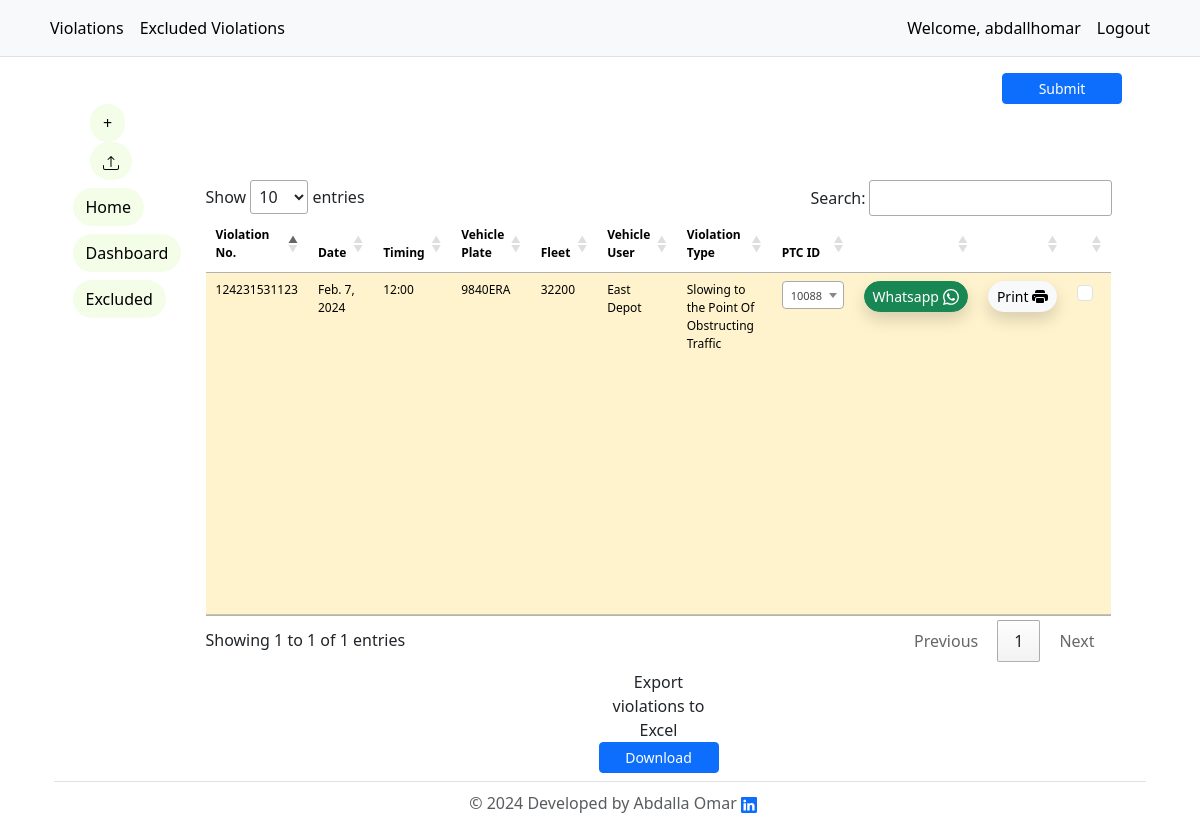
Page /informing_drivers (signed in) on the committed database.
### website/models.py (models this page shows)
class Violation(models.Model):
    violation_id = models.CharField(max_length=255, primary_key=True, blank=False, null=False)
    date = models.DateField()
    time = models.TimeField()
    amount = models.DecimalField(max_digits=8, decimal_places=2)
    violation_type = models.TextField()
    violation_type_arabic = models.TextField()
    vehicle = models.ForeignKey(Vehicle, on_delete=models.CASCADE, default="")
    employee = models.ForeignKey(Employee, on_delete=models.CASCADE, null=True, blank=True, default="")
    pdf = models.ForeignKey(PDF, on_delete=models.CASCADE, null=True, blank=True, default="")
    status= models.CharField(max_length=100,default="normal")

class Vehicle(models.Model):
    fleet_no = models.BigIntegerField()
    vehicle_user = models.CharField(max_length=255)
    plate_eng = models.CharField(max_length=255, primary_key=True)
    plate_ar = models.CharField(max_length=255)
    vehicle_type = models.CharField(max_length=255, default='Bus')

### website/views.py (the view)
# urls.py: path("informing_drivers",views.informing_drivers,name='informing_drivers'),
@login_required(login_url='home')
def informing_drivers(request):
    if request.user.is_authenticated:
        user_groups = request.user.groups.values_list('name', flat=True)  # Assuming user groups are related to vehicles
        if "informing_drivers" in user_groups or "admin" in user_groups:
            violations = Violation.objects.filter(status="driver_assigned")
        else:
            violations = []
    employees = Employee.objects.all()
    vehicles = Vehicle.objects.all()
    violation_types = Violation_Type.objects.all()
    employees_ptc = []
    for employee in employees:
        employees_ptc.append(employee.ptc_id)
    merged_data= []
    for violation in violations:
        vehicle= violation.vehicle
        violation_dict = model_to_dict(violation)
        vehicle_dict = model_to_dict(vehicle)
        if violation.employee:
            employee_dict = model_to_dict(violation.employee)
        else:
            employee_dict = {
                "ptc_id":"",
                "ID_number":None,
                "employee_name":None
            }
        if vehicle:
            merged_data.append({**violation_dict, **vehicle_dict,**employee_dict})
    context = {
        "violations":merged_data,
        "employees_ptc":employees_ptc,
        "violation_types":violation_types
    }
    return render(request,"informing_drivers.html",context)

### website/templates/informing_drivers.html (shortened to what this page needs)
{% extends 'base.html' %} {% block content %}
<div class="container">
  <div class="d-flex justify-content-end" style="margin-right: 3dvw">
    <button
      type="button"
      class="btn btn-primary btn-sm"
      style="width: 10dvw; margin-end: 5dvw"
      id="changeStatusBtn"
    >
      Submit
    </button>
  </div>
  <div class="row d-flex">
    <div id="left_pan" class="col-md-1 ms-5">
      <button
        id="add_new_violation_btn"
        type="button"
        class="btn"
        onclick="show_new_form()"
      >
        +
      </button>
      <button
        type="button"
        class="btn"
        id="upload_btn"
        onclick="show_new_form2()"
      >
      </button>
    </div>
    <div id="" class="row d-flex justify-content-center">
      <div id="center_pan" class="col-md-1 me-5">
        <button type="button" class="btn m-2 d-block">Home</button>
        <button type="button" class="btn m-2 d-block">Dashboard</button>
        <button type="button" class="btn m-2 d-block">Excluded</button>
      </div>
      <div id="table_pan" class="col-md-10">
        <div id="app" class="">
          <table id="vioTable" class="table table-hover" style="height: 50dvh">
            <thead class="sticky-top">
              <tr class="">
                <th scope="col" class="small-text violation_no">
                  Violation No.
                </th>
                <th scope="col" class="small-text date">Date</th>
                <th scope="col" class="small-text timing">Timing</th>
                <th scope="col" class="small-text violation_plate">
                  Vehicle Plate
                </th>
                <th scope="col" class="small-text fleet">Fleet</th>
                <th scope="col" class="small-text vehicle_user">
                  Vehicle User
                </th>
                <th scope="col" class="small-text violation_type">
                  Violation Type
                </th>
                <th scope="col" class="small-text ptc_id">PTC ID</th>
                <th scope="col" class="small-text whatsapp"></th>
                <th scope="col" class="small-text print"></th>
                <th scope="col" class="small-text print"></th>
              </tr>
            </thead>
            <tbody>
              {% for violation in violations %}
              <tr
                onclick="sendPostRequest('{{ violation.violation_id }}','{{violation.employee.ptc_id}}','{{violation.violation_type}}')"
                class="{% if violation.employee and not violation.pdf %}table-warning{% elif violation.pdf %}table-success{% endif %}"
                id="row-{{violation.violation_id}}"
              >
                <td class="small-text">{{ violation.violation_id }}</td>
                <td class="small-text">{{ violation.date }}</td>
                <td class="small-text">{{ violation.time|time:"H:i" }}</td>
                <td class="small-text">{{ violation.plate_eng }}</td>
                <td class="small-text">{{violation.fleet_no}}</td>
                <td class="small-text">{{ violation.vehicle_user}}</td>
                <td class="small-text">{{ violation.violation_type }}</td>
                <td class="small-text" id="row-td-{{violation.violation_id}}">
                                </td>
                <td>
                  <button
                    type="button"
                    class="btn btn-success shadow btn-sm rounded-5"
                  >
                    <div
                      class="d-flex justify-content-center align-items-center"
                    >
                      <span class="me-1">Whatsapp</span>
                    </div>
                  </button>
                </td>
                <td>
                  <button
                    type="button"
                    class="btn btn-light shadow btn-sm rounded-5"
                    onclick="print_doc('{{ violation.violation_id }}')"
                  >
                    <div
                      class="d-flex justify-content-center align-items-center"
                    >
                      <span class="me-1">Print</span>
                    </div>
                  </button>
                </td>
                <td>
                  <div class="form-check">
                    <input
                      class="form-check-input"
                      type="checkbox"
                      value=""
                      id="submitCheck"
                    />
                  </div>
                </td>
              </tr>
              {% endfor %}
            </tbody>
          </table>
        </div>
        <div class="d-flex justify-content-center">
          <form
            id="exportForm"
            action="{% url 'export_violations' %}"
            method="post"
          >
            <div class="mt-2 fixed-width1">
              <div class="d-flex justify-content-center">
                <label for="" class="text-center">
                  Export violations to Excel
                </label>
              </div>
              <div class="d-flex justify-content-center">
                <button
                  type="button"
                  class="btn btn-primary btn-sm w-100"
                  onclick="exportViolations()"
                >
                  Download
                </button>
              </div>
            </div>
          </form>
        </div>
      </div>
    </div>
  </div>
  {% endblock %}

### website/templates/header.html (shortened to what this page needs)
{% load static %}
<nav class="py-2 bg-body-tertiary border-bottom">
  <div class="container d-flex flex-wrap">
    <ul class="nav me-auto">
      <li class="nav-item">
        <a
          href="{% url 'violations' %}"
          class="nav-link link-body-emphasis px-2 active"
          aria-current="page"
        >
          Violations
        </a>
      </li>
      <li class="nav-item">
        <a
          href="{% url 'ex_violations' %}"
          class="nav-link link-body-emphasis px-2"
        >
          Excluded Violations
        </a>
      </li>
    </ul>
    <ul class="nav">
      {% if user.is_authenticated %}
      <li class="nav-item">
        <span class="nav-link link-body-emphasis px-2">
          Welcome, {{ user.username }}
        </span>
      </li>
      <li class="nav-item">
        <a href="{% url 'logout' %}" class="nav-link link-body-emphasis px-2">
          Logout
        </a>
      </li>
      {% else %}
      <li class="nav-item">
        <a href="{% url 'home' %}" class="nav-link link-body-emphasis px-2">
          Login
        </a>
      </li>
      {% endif %}
    </ul>
  </div>
</nav>

### website/static/css/main.css (style rules this page uses)
.fixed-width1 { width: 10vw; }
.small-text { font-size: 12px; }
.violation_no { width: 5dvw; }
.date { width: 5dvw; }
.timing { width: 5dvw; }
.violation_plate { width: 5dvw; }
.fleet { width: 5dvw; }
.vehicle_user { width: 5dvw; }
.violation_type { width: 20dvw; }
.ptc_id { width: 5dvw; }
.table { width: auto !important; }

### website/templates/informing_drivers.html (style rules this page uses)
#left_pan button { color: black; background-color: #f3fde8; border-radius: 20px; }
#center_pan button { color: black; background-color: #f3fde8; border-radius: 20px; }

### rows in the picture
Violation: violation_id "124231531123", date "Feb. 7, 2024", time "12:00", violation_type "Slowing to the Point Of Obstructing Traffic"
Vehicle: plate_eng "9840ERA", vehicle_user "East Depot"

### other values in the picture
{{ user.username }} "abdallhomar"
{{ violation.fleet_no }} "32200"
